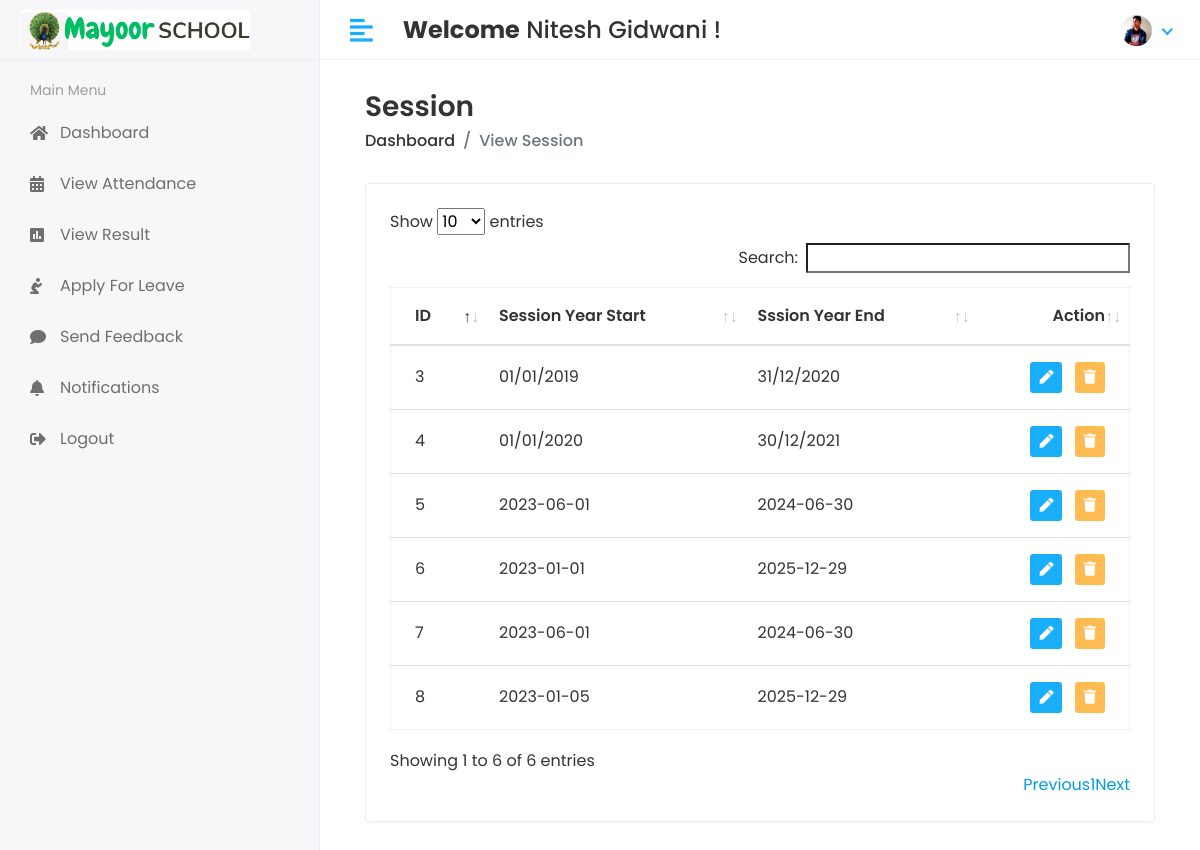
The app's page /Hod/Session/View (signed in) with its own data.
### app/models.py (models this page shows, shortened)
class CustomUser(AbstractUser):
    USER = (
        (1,'HOD'),
        (2,'STAFF'),
        (3,'STUDENT'),
    )
    user_type = models.CharField(choices=USER, max_length=50,default=1)
    profile_pic = models.ImageField(upload_to='media/profile_pic')

class Session_Year(models.Model):
    session_start = models.CharField(max_length=100)
    session_end = models.CharField(max_length=100)

### student_management_system/Hod_Views.py (the view)
# urls.py: path('Hod/Session/View', Hod_Views.VIEW_SESSION, name='view_session'),
@login_required(login_url='/')
def VIEW_SESSION(request):
    session = Session_Year.objects.all()
    context= {
        'session':session
    }
    return render(request,'Hod/view_session.html', context)

### templates/Hod/view_session.html (shortened to what this page needs)
{% extends 'base.html' %}
{% block content %}
<div class="content container-fluid">
               <div class="page-header">
                  <div class="row align-items-center">
                     <div class="col">
                        <h3 class="page-title">Session</h3>
                        <ul class="breadcrumb">
                           <li class="breadcrumb-item"><a href="index.html">Dashboard</a></li>
                           <li class="breadcrumb-item active">View Session</li>
                        </ul>
                     </div>
                  </div>
               </div>
               <div class="row">
                  <div class="col-sm-12">
                     <div class="card card-table">
                        <div class="card-body">
                           <div class="table-responsive">
                              <table id="table_id" class="table table-hover table-center mb-0">
                                 <thead>
                                    <tr>
                                       <th>ID</th>
                                       <th>Session Year Start</th>
                                        <th>Sssion Year End</th>
                                       <th class="text-right">Action</th>
                                    </tr>
                                 </thead>
                                 <tbody>
                                 {% for i in session %}
                                    <tr>
                                       <td>{{i.id}}</td>
                                       <td>{{i.session_start}}</td>
                                        <td>{{i.session_end}}</td>
                                       <td class="text-right">
                                          <div class="actions">
                                             <a href="{% url 'edit_session' i.id %}" class="btn btn-sm bg-success-light mr-2">
                                             <i class="fas fa-pen"></i>
                                             </a>
                                             <a href="{% url 'delete_session' i.id %}" class="btn btn-sm bg-danger-light">
                                             <i class="fas fa-trash"></i>
                                             </a>
                                          </div>
                                       </td>
                                    </tr>
                                 {% endfor %}
                                 </tbody>
                              </table>
                           </div>
                        </div>
                     </div>
                  </div>
               </div>
            </div>
{% endblock %}

### templates/includes/header.html (shortened to what this page needs)
 {% load static %}
         <div class="header">
            <div class="header-left">
               <a href="index.html" class="logo" >
               <img src="{% static 'assets/img/logo5.png' %}" alt="Logo">
               </a>
            </div>
            <a href="javascript:void(0);" id="toggle_btn">
            <i class="fas fa-align-left"></i>
            </a>
            <div class="top-nav-search mt-3">
               <h4><strong>Welcome</strong>&nbsp<span>{{user.first_name}} {{ user.last_name }}</span>&nbsp;!</h4>
            </div>
            <ul class="nav user-menu">
               <li class="nav-item dropdown has-arrow">
                  <a href="#" class="dropdown-toggle nav-link" data-toggle="dropdown">
                  {% if user.profile_pic == "" %}
                  <span class="user-img"><img class="rounded-circle" src="{% static 'assets/img/noimage.jpg' %}" width="31" alt="Ryan Taylor"></span>
                  {% else %}
                  <span class="user-img"><img class="rounded-circle" src="/{{user.profile_pic}}" width="31" height="31" alt="Ryan Taylor"></span>
                  {% endif %}
                  </a>
               </li>
            </ul>
         </div>

### static/assets/css/style.css (style rules this page uses)
html { height: 100%; }
body { background-color: #fff; color: #333; font-family: 'Poppins', sans-serif; font-size: 1rem; height: 100%; line-height: 1.5; overflow-x: hidden; }
h1, h2, h3, h4, h5, h6 { font-family: 'Poppins', sans-serif; margin-top: 0; }
a { color: #009ce7; }
input, button, a { transition: all 0.4s ease; -moz-transition: all 0.4s ease; -o-transition: all 0.4s ease; -ms-transition: all 0.4s ease; -webkit-transition: all 0.4s ease; }
ul, ol { padding: 0px; list-style: none; }
.table { color: #333; max-width: 100%; margin-bottom: 0; width: 100%; }
.table.dataTable { border-collapse: collapse !important; border: 1px solid rgba(0, 0, 0, 0.05); }
.table thead tr th { font-weight: 600; }
.table tbody tr { border-bottom: 1px solid rgba(0, 0, 0, 0.05); }
.table.table-center td, .table.table-center th { vertical-align: middle; }
.card-table .card-body .table > thead > tr > th { border-top: 0; }
.card-table .card-body .table tr td:first-child, .card-table .card-body .table tr th:first-child { padding-left: 1.5rem; }
.card-table .card-body .table tr td:last-child, .card-table .card-body .table tr th:last-child { padding-right: 1.5rem; }
.card-table .table td, .card-table .table th { border-top: 1px solid #e2e5e8; padding: 1rem 0.75rem; white-space: nowrap; }
.card { border: 1px solid #ececf5; box-shadow: 0 1px 3px 0 rgba(0, 0, 0, 0.03); margin-bottom: 1.875rem; }
.card-body { padding: 1.5rem; }
.bg-danger-light { background-color:#FFBC53 !important; color:#fff !important; }
.bg-success-light { background-color: #18aefa; color: #fff; }
.header { background-color: #fff; border-bottom: 1px solid #f3f3f4; left: 0; position: fixed; right: 0; top: 0; z-index: 1001; height: 60px; }
.header .header-left { float: left; height: 60px; padding: 0 20px; position: relative; width: 320px; z-index: 1; transition: all 0.2s ease-in-out; background-color: #f7f7fa; border-bottom: 1px solid #efefef; border-right: 1px solid #ececf5; display: flex; align-items: center; }
.header .header-left .logo { display: inline-block; line-height: 60px; }
.header .header-left .logo img { max-height: 40px; width: auto; }
.header .dropdown-toggle:after { display: none; }
.header .has-arrow .dropdown-toggle:after { border-top: 0; border-left: 0; border-bottom: 2px solid #18aefa; border-right: 2px solid #18aefa; content: ''; height: 8px; display: inline-block; pointer-events: none; -webkit-transform-origin: 66% 66%; -ms-transform-origin: 66% 66%; transform-origin: 66% 66%; -webkit-transform: rotate(45deg); -ms-transform: rotate(45deg); transform: rotate(45deg); -webkit-transition: all 0.15s ease-in-out; transition: all 0.15s ease-in-out; width: 8px; vertical-align: 0px; }
.user-menu { float: right; margin: 0; position: relative; z-index: 99; padding-right: 15px; }
.user-menu.nav > li > a { color: #a0a0a0; font-size: 14px; line-height: 58px; padding: 0 15px; height: 60px; }
.user-img { margin-right: 3px; position: relative; }
.top-nav-search { float: left; margin-left: 15px; }
.page-header { margin-bottom: 1.875rem; }
.page-header .breadcrumb { background-color: transparent; color: #6c757d; font-size: 1rem; font-weight: 500; margin-bottom: 0; padding: 0; }
.page-header .breadcrumb a { color: #333; }
.page-title { font-size: 28px; font-weight: 600; color: #333; margin-bottom: 5px; }
@media (min-width: 992px) { #toggle_btn { align-items: center; color: #18aefa; display: inline-flex; float: left; font-size: 26px; height: 60px; justify-content: center; margin-left: 15px; padding: 0 15px; } }

### records on screen
CustomUser: first_name "Nitesh", last_name "Gidwani", profile_pic (picture)
Session_Year: id "3", session_start "01/01/2019", session_end "31/12/2020"
Session_Year: id "4", session_start "01/01/2020", session_end "30/12/2021"
Session_Year: id "5", session_start "2023-06-01", session_end "2024-06-30"
Session_Year: id "6", session_start "2023-01-01", session_end "2025-12-29"
Session_Year: id "7", session_start "2023-06-01", session_end "2024-06-30"
Session_Year: id "8", session_start "2023-01-05", session_end "2025-12-29"
